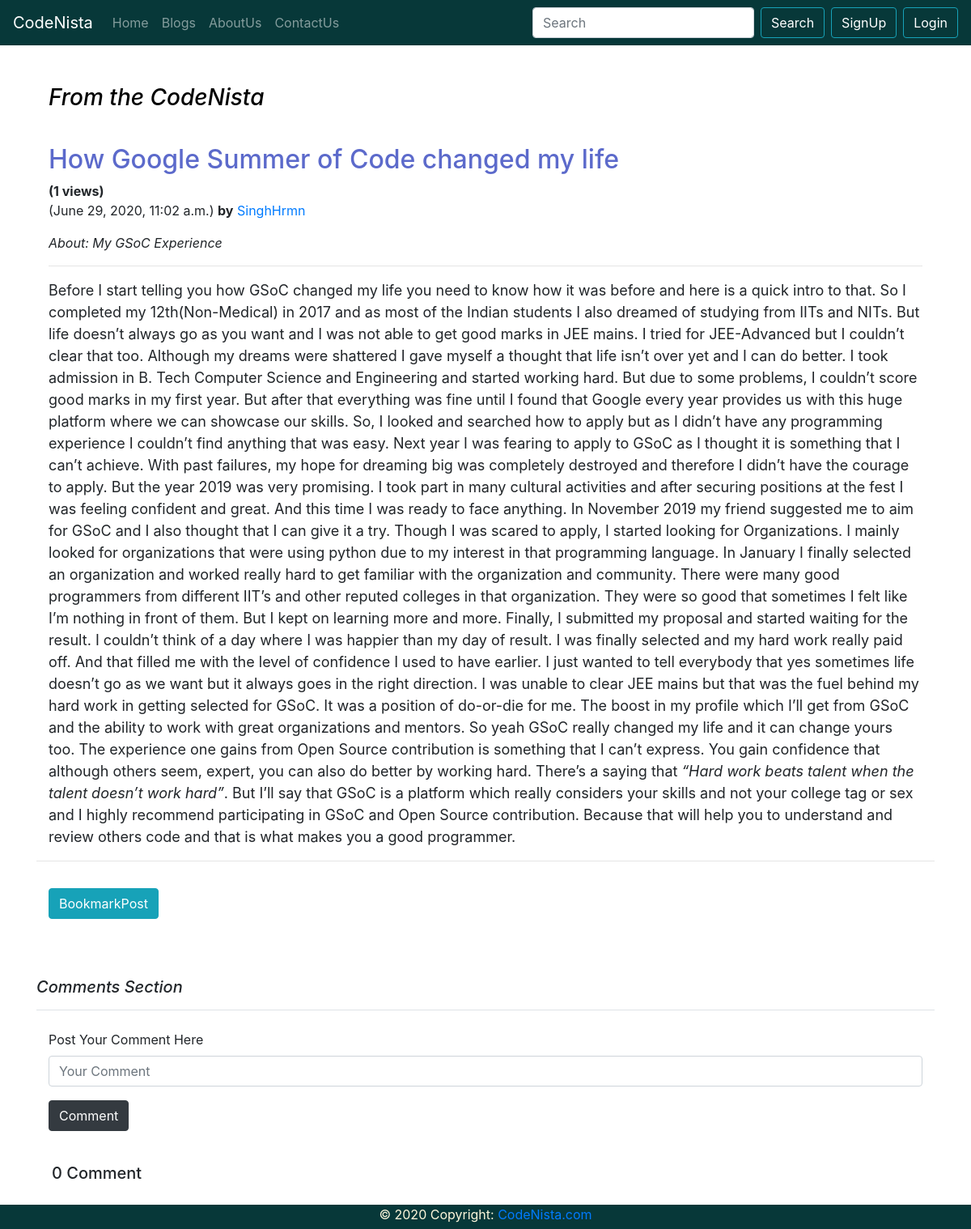
The app's page /blog/SinghHrmnHowGoogleSummerofCodechangedmylife with its own data.
### blog/models.py (models this page shows, shortened)
class Post(models.Model):
    sno = models.AutoField(primary_key=True)
    title = models.CharField(max_length=255)
    summary = models.CharField(max_length=300)
    content = models.TextField()
    author = models.CharField(max_length=20)
    slug = models.CharField(max_length=500)
    timestamp = models.DateTimeField(default=now,blank=True)

### blog/views.py (the view, shortened to what this page needs)
# urls.py: path('<str:slug>',views.blogpost,name='blogpost')
def blogpost(request,slug):
    ip = get_client_ip(request)
    post = Post.objects.filter(slug=slug).first()
    ipposts = PostView.objects.filter(post=post)
    views=0
    for ippost in ipposts:
        views+=1
    ippresent = False
    for ippost in ipposts:
        if ippost.ipaddr==ip:
            ippresent=True
            break
    if ippresent==False:
        views+=1
        postview = PostView(post=post,ipaddr=ip)
        postview.save()
    posttitle = post.title
    posttitle = posttitle.upper()
    pcomments = BlogComment.objects.filter(post=post,parent=None)
    replies = BlogComment.objects.filter(post=post).exclude(parent=None)
    dReply = {}
    for reply in replies:
        if reply.parent.sno not in dReply.keys():
            dReply[reply.parent.sno] = [reply]
        else:
            dReply[reply.parent.sno].append(reply)
    context={
        'post':post,
        'title':posttitle,
        'pcomments': pcomments,
        'dReply' : dReply,
        'views' : views
    }
    return render(request,'blog/blogpost.html',context)

### blog/views.py (called while the page is built)
def get_client_ip(request):
    remote_address = request.META.get('REMOTE_ADDR')
    ip = remote_address
    x_forwarded_for = request.META.get('HTTP_X_FORWARDED_FOR')
    if x_forwarded_for:
        proxies = x_forwarded_for.split(',')
        while (len(proxies) > 0 and
                proxies[0].startswith(PRIVATE_IPS_PREFIX)):
            proxies.pop(0)
        if len(proxies) > 0:
            ip = proxies[0]
    else:
        ip = request.META.get('REMOTE_ADDR')
    return ip

### templates/blog/blogpost.html (shortened to what this page needs)
{% extends 'base.html' %}
{% load humanize %}
{% load extras %}
{% block body %}
    <div class="container  brown-text">
        <div class="col-sm mt-5">
            <h3 class="pb-3 mb-4 font-italic text-brown" style="color:black">
                From the CodeNista
            </h3>
            <div class="blog-post">
                <h2 class="blog-post-title" style="color:#5c6acb">{{post.title}}</h2>
                <p class="blog-post-meta"> <b>({{views}} views)</b><br>  ({{post.timestamp}}) <b>by</b> <a href="/blog/{{post.slug}}">{{post.author}}</a></p>
                {% if post.summary %}
                <p class="font-italic">About: {{post.summary}}</p>
                {% endif %}
                <hr>
                <div class="preview" style="font-size:18px">
                  <p class="text-dark" style="text-align:justify">{{post.content|safe}}</p>
                </div>
            </div>
        </div>
        <hr>
    </div>
    <div class="container">
      <form class="form-group mt-4" action="bookmark" method="POST">
            <div class="form-group col-sm mb-2">
            </div>
            <div class="form-group col-sm mb-2">
              <button type="submit" class="btn btn-info mb-4">BookmarkPost</button>
            </div>
      </form>
    </div>
    <div class="container mt-5">
        <h5 class="pb-3 mb-4 font-italic border-bottom">
            Comments Section
        </h5>
    </div>
    {% if user.is_authenticated %}
    <div class="container">
        <form class="form-group mt-4" action="postcomment" method="POST">
        {% csrf_token %}
            <div class="form-group col-sm mb-2">
              <label for="comment" >Post Your Comment Here</label>
              <input type="text" class="form-control" id="comment" name="comment" aria-describedby="comment" placeholder="Your Comment">
            </div>
            <div class="form-group col-sm mb-2">
              <input type="hidden" class="form-control" id="sno" name="sno" value="{{post.sno}}" placeholder="Your Comment">
            </div>
            <div class="form-group col-sm mb-2">
                <input type="hidden" class="form-control" id="csno" name="csno" value="" >
            </div>
            <div class="form-group col-sm mb-2">
              <button type="submit" class="btn btn-dark mb-4">Comment</button>
            </div>
        </form>
    </div>
    {% else %}
    <div class="container">
        <form class="form-group mt-4" action="postcommentNotuser" method="POST">
            <div class="form-group col-sm mb-2">
              <label for="comment" >Post Your Comment Here</label>
              <input type="text" class="form-control" id="comment" name="comment" aria-describedby="comment" placeholder="Your Comment">
            </div>
            <div class="form-group col-sm mb-2">
            </div>
            <div class="form-group col-sm mb-2">
              <button type="submit" class="btn btn-dark mb-4">Comment</button>
            </div>
        </form>
    </div>
    {% endif %}
  <div class="container mb-5">
    <div class="row col-sm ml-1">
        {% if pcomments.count < 2 %}
            <h5>{{pcomments.count}} Comment</h5>
        {% else %}
            <h5>{{pcomments.count}} Comments</h5>
        {% endif %}
    </div>
    <div class="container col-xs-12 col-sm-12">
   </div>
{% endblock body %}

### records on screen
Post: title "How Google Summer of Code changed my life", timestamp "June 29, 2020, 11:02 a.m.", author "SinghHrmn", summary "My GSoC Experience", content "Before I start telling you how GSoC changed my life you need to know how it was before and here is a quick intro to that. So I completed my 12th(Non-Medical) in 2017 and as most of the Indian students I also dreamed of studying from IITs and NITs. But life doesn’t always go as you want and I was not able to get good marks in JEE mains. I tried for JEE-Advanced but I couldn’t clear that too. Although my dreams were shattered I gave myself a thought that life isn’t over yet and I can do better. I took admission in B. Tech Computer Science and Engineering and started working hard. But due to some problems, I couldn’t score good marks in my first year. But after that everything was fine until I…"

### other values on screen
{{ views }} "1"
{{ pcomments.count }} "0"
